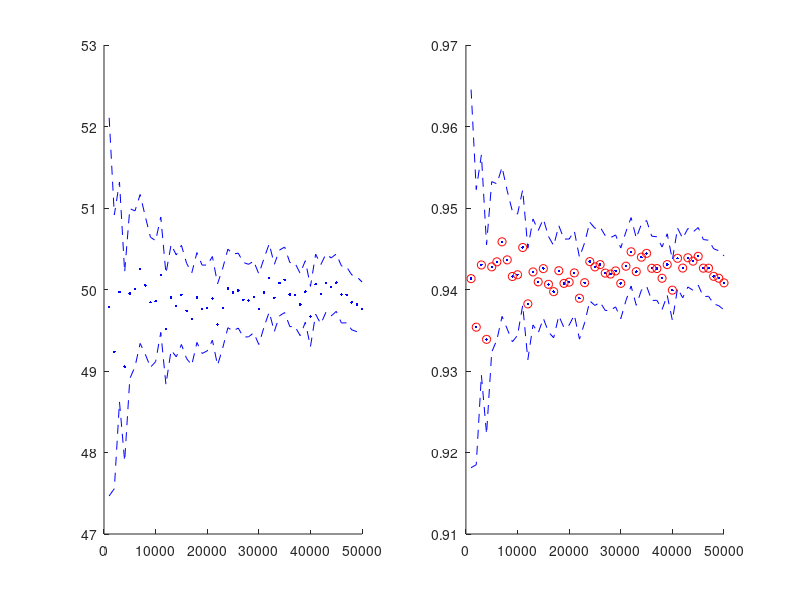

The MATLAB source for this figure:
clear
clc
rng(0)

% Fixed Parameters
T = 1;
S0 = 100;
sigma = 0.45;
r = 0.12;
K = 50;
N = 6;
h = T/N;
deltaS0 = 0.1;
S0h = S0 + deltaS0;

mat = zeros(50,2);
delta = zeros(50,1);
path = zeros(50,2);
for ix = 1:50
    n = 1000*ix ;
    Z = randn(n,N ); % You have to use common random variables 
    Si = [S0*ones(n,1) S0*exp(cumsum((r - 0.5*sigma^2)*h...
        + sigma*sqrt(h).*Z,2 ))];
    
    Sih = [S0h.*ones(n,1) S0h*exp(cumsum((r - 0.5*sigma^2)*h...
        + sigma*sqrt(h).*Z,2 ))];
    m_Si = mean(Si,2); % size is nx1
    m_Sih = mean(Sih,2);
    fx = exp(-r*T)*max(m_Si - K, 0);
    fxh = exp(-r*T)*max(m_Sih - K, 0);
    
    delta(ix) = mean(fxh - fx)/deltaS0; 
    
    fxpath = exp(-r*T).*(m_Si > K).*m_Si./S0;
    
    mat(ix,:)  = [mean(fx) 3*std(fx)/sqrt(n)];
    
    path(ix,:) = [mean(fxpath) 3*std(fxpath)/sqrt(n) ];
end

lower = mat(:,1) - mat(:,2);
upper = mat(:,1) + mat(:,2);

lowerpath = path(:,1) - path(:,2);
upperpath = path(:,1) + path(:,2);


figure()
subplot(1,2,1)
hold on
plot(1000:1000:50000, lower, 'b--')
plot(1000:1000:50000, upper, 'b--')
plot(1000:1000:50000, mat(:,1), 'b.')
hold off

subplot(1,2,2)
hold on
plot(1000:1000:50000, delta, 'b.')
plot(1000:1000:50000, path(:,1), 'ro')
plot(1000:1000:50000, lowerpath, 'b--')
plot(1000:1000:50000, upperpath, 'b--')
hold off
